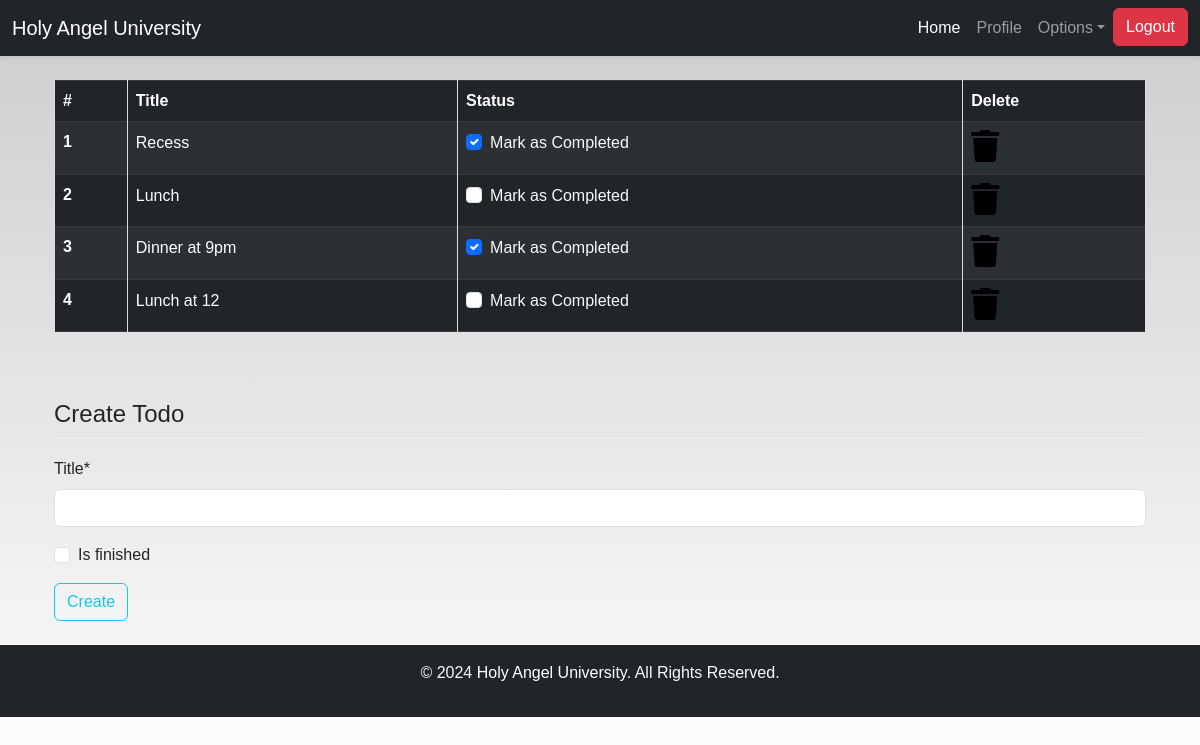
The app's page /todo (signed in) with its own data.
### dashboard/models.py (models this page shows, shortened)
class Todo(models.Model):
    user = models.ForeignKey(User, on_delete=models.CASCADE)
    title = models.CharField(max_length=100)
    is_finished = models.BooleanField(default=False)

### dashboard/views.py (the view)
# urls.py: path('todo', views.todo, name='todo'),
def todo(request):
    if request.method == "POST":
        form = TodoForm(request.POST)
        if form.is_valid():
            todo_instance = Todo(
                user=request.user,
                **form.cleaned_data
            )
            todo_instance.save()
            messages.success(request, f"{request.user.username}, your todo has been saved.")
            return redirect("todo")  # Redirect after successful save
    else:
        form = TodoForm()
    todo_list = Todo.objects.filter(user=request.user)
    context = {
        'form': form,
        'todos': todo_list,
        'todos_done': not todo_list.exists()
    }
    return render(request, "dashboard/todo.html", context)

### dashboard/forms.py
class TodoForm(forms.ModelForm):
    class Meta:
        model = Todo
        fields = ['title', 'is_finished']

### dashboard/templates/dashboard/todo.html (shortened to what this page needs)
{% extends 'dashboard/base.html' %}
{% load static %}
{% load crispy_forms_tags %}
{% block content %}
<div class="container">
{% if not todos_done %}
    <table class="table table-striped table-bordered table-hover table-dark">
        <thead>
            <tr>
                <th scope="col">#</th>
                <th scope="col">Title</th>
                <th scope="col">Status</th>
                <th scope="col">Delete</th>
            </tr>
        </thead>
        <tbody>
        {% for todo in todos %}
            <tr>
                <th scope="row">{{ forloop.counter }}</th>
                <td>{{ todo.title }}</td>
                <td>
                    <a href="{% url 'update-todo' todo.id %}">
                        <div class="form-check">
                            {% if todo.is_finished == True %}
                            <input class="form-check-input" type="checkbox" value="" checked>
                            {% else %}
                            <input class="form-check-input" type="checkbox" value="">
                            {% endif %}
                            <label class="form-check-label text-light" for="flexCheckDefault">
                                Mark as Completed
                            </label>
                        </div>
                    </a>
                </td>
                <td><a href="{% url 'delete-todo' todo.id %}"><i class="fa fa-trash fa-2x"></i></a></td>
            </tr>
        {% endfor %}
        </tbody>
    </table>
    {% else %}
    <h4>All tasks have been done!! create to add more</h4>
{% endif %}
</div><br><br>
<div class="container">
    <form method="POST">
        <fieldset class="form-group">
            <legend class="border-bottom mb-4">Create Todo</legend>
            {{ form | crispy }}
        </fieldset>
        <div class="form-group">
            <button href="" class="btn btn-outline-info" type="submit">
                Create
            </button>
        </div>
    </form>
</div>
{% endblock content %}

### static/css/main.css (style rules this page uses)
html { scroll-behavior: smooth; height: 100%; width: 100%; }
body { background: linear-gradient(rgba(0, 0, 0, 0.2), rgba(255, 255, 255, 0.5)); background-repeat: no-repeat; max-width: 100%; overflow-x: hidden; font-family: Arial, sans-serif; }
a { text-decoration: none; color: black; }
.fa { color: black; }
table { width: 100%; border-collapse: collapse; margin-bottom: 20px; }
td, th { padding: 10px 15px; text-align: left; border: 1px solid #dddddd; }
th { background-color: rgb(152, 214, 230); }
td { line-height: 1.6; }

### records on screen
Todo: title "Recess"
Todo: title "Lunch"
Todo: title "Dinner at 9pm"
Todo: title "Lunch at 12"
